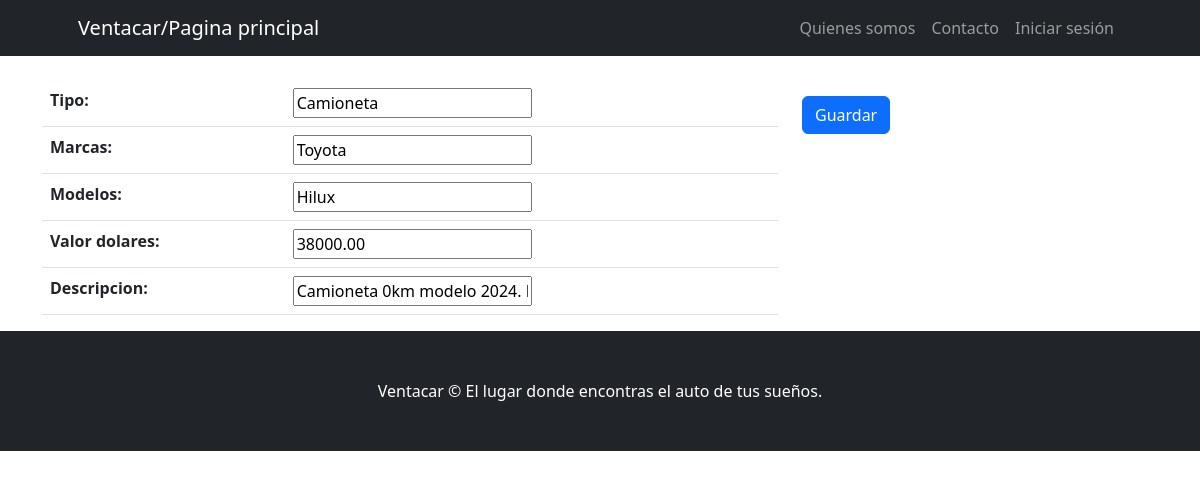
Page /vehiculos/vehiculo/editar/14 on the earlier database version.
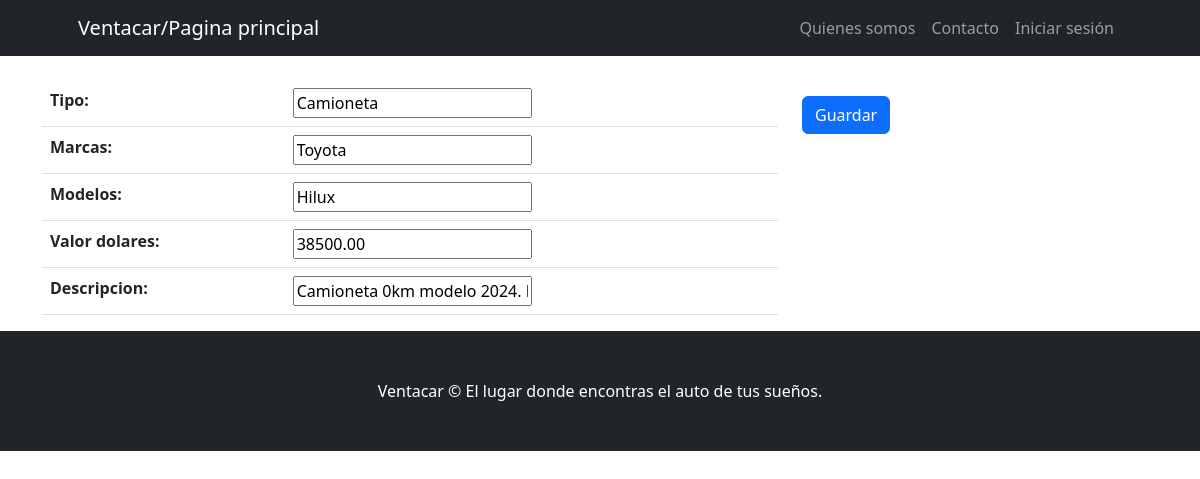
Same page on the later database version.
### vehiculos/models.py (models this page shows, shortened)
class Ver_vehiculos(models.Model):
    tipo = models.CharField(max_length=30)
    modelos = models.CharField(max_length=30)
    marcas = models.CharField(max_length=30)
    valor_dolares = models.DecimalField(max_digits=10, decimal_places=2, null = True)
    descripcion = models.CharField(max_length=400, null=True)
    class Meta:
        verbose_name = "Ver Vehículo"
        verbose_name_plural = "Ver Vehículos"

### vehiculos/views.py (the view)
# urls.py: path('vehiculo/editar/<int:pk>', Ver_vehiculosUpdate.as_view(), name='editar_vehiculo'),
class Ver_vehiculosUpdate(UpdateView):
    model = Ver_vehiculos
    form_class = Ver_vehiculosform
    template_name = "vehiculos/lista_vehiculos_form.html"
    success_url = reverse_lazy("vehiculos:lista_vehiculos")

### vehiculos/forms.py
class Ver_vehiculosform(forms.ModelForm):
    class Meta:
        model = models.Ver_vehiculos
        fields = ["tipo","marcas","modelos", "valor_dolares", "descripcion"]

### vehiculos/templates/vehiculos/lista_vehiculos_form.html (shortened to what this page needs)
{% extends 'core/base.html' %}
{% block content %}
<form method="post" class="mt-4">
    <div class="container">
        <div class="row">
            <div class="col-md-8">
                <div class="table-responsive">
                    <table class="table">
                        {{ form.as_table }}
                    </table>
                </div>
            </div>
            <div class="col-md-4">
                <button type="submit" class="btn btn-primary btn-block mt-3">Guardar</button>
            </div>
        </div>
    </div>
</form>
{% endblock content %}

Differences in the rows shown:
changed Ver_vehiculos "Camioneta": valor_dolares "38000.00" → "38500.00"
